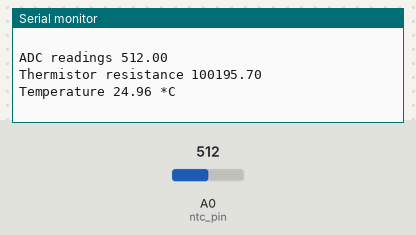
The sketch below on a simulated Arduino Uno, built with avr-gcc and run on an emulated ATmega328P. Parts: the last lines printed to the serial monitor. The inputs (shaded band) are chosen by the test bench; at power-on: A0 (ntc_pin) = 512.

Above: at 1.2 s.
1.3 s: A0 (ntc_pin) set to 0
At 3.1 s:
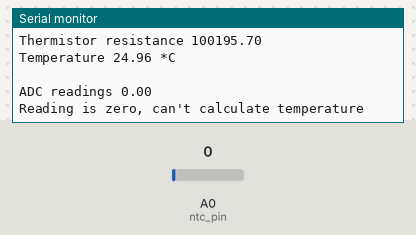
4.3 s: A0 (ntc_pin) set to 1023
At 6.6 s:
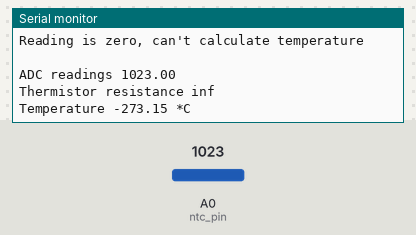
Timing chart, 0 to 8.1 s (numbered marks = the images above; inputs shaded):
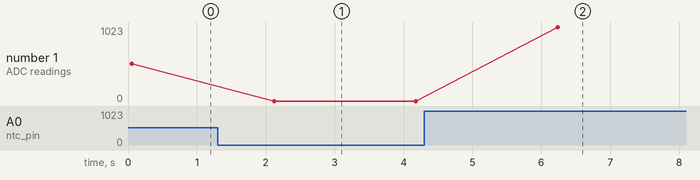

The sketch:

ex2-test.ino
```cpp
#define ntc_pin A0
#define vd_power_pin 2
#define nominal_resistance 100000
#define nominal_temperature 25
#define samplingrate 5
#define beta 3950
#define Rref 100000

long samples = 0; // Changed from int to long

void setup(void)
{
    pinMode(vd_power_pin, OUTPUT);
    Serial.begin(9600);
}

void loop(void)
{
    uint8_t i;
    float average;
    samples = 0;

    digitalWrite(vd_power_pin, HIGH);

    for (i = 0; i < samplingrate; i++)
    {
        samples += analogRead(ntc_pin);
        delay(10);
    }

    digitalWrite(vd_power_pin, LOW);

    average = (float)samples / samplingrate; // Cast to float for more accurate division

    Serial.println("\n \n");
    Serial.print("ADC readings ");
    Serial.println(average);

    if (average != 0)
    {
        // Check to avoid division by zero
        average = 1023.0 / average - 1;
        average = Rref / average;

        Serial.print("Thermistor resistance ");
        Serial.println(average);

        // Steinhart-Hart
        float temperature;
        temperature = average / nominal_resistance;
        temperature = log(temperature);
        temperature /= beta;
        temperature += 1.0 / (nominal_temperature + 273.15);
        temperature = 1.0 / temperature;
        temperature -= 273.15;

        Serial.print("Temperature ");
        Serial.print(temperature);
        Serial.println(" *C");
    }
    else
    {
        Serial.println("Reading is zero, can't calculate temperature");
    }

    delay(2000);
}
```

Measured:
- after the input at 1.3 s, the serial monitor: prints a new line after 0.82 s (image 1)
- after the input at 4.3 s, the serial monitor: prints a new line after 1.9 s (image 2)
- plotted number 1: 512 → 0 after the input at 1.3 s, 0 → 1023 after the input at 4.3 s
